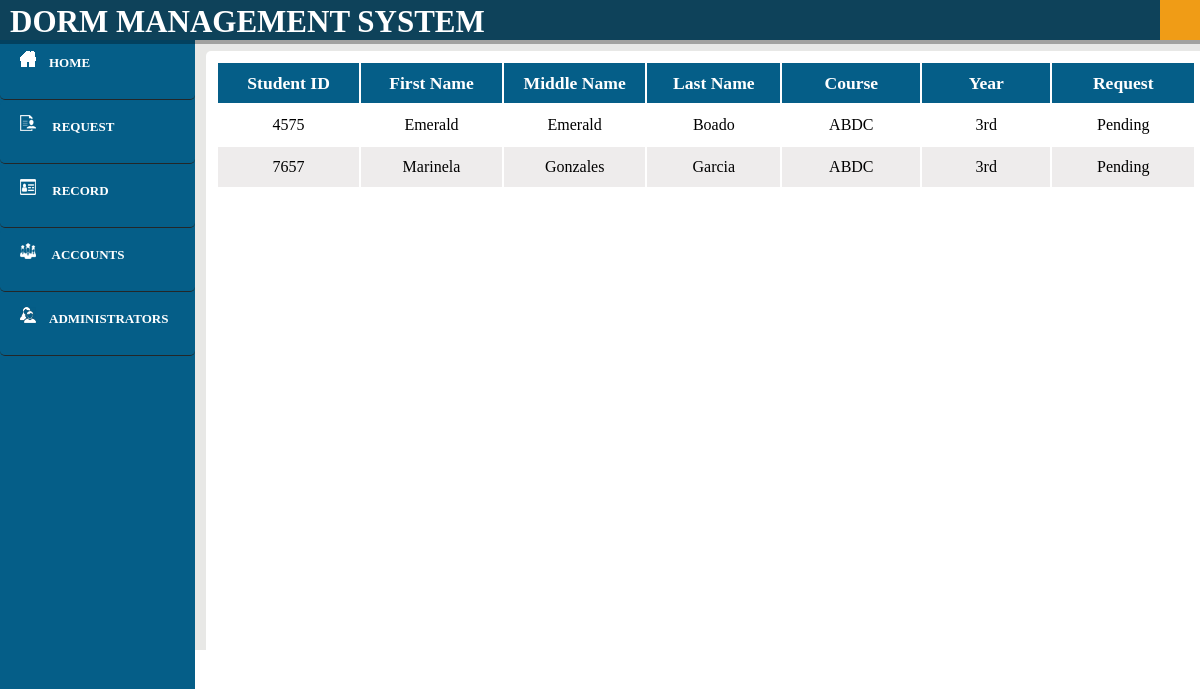
Page /DMS/admin_studentRequest.php (signed in) on the committed database.
### tables this page shows
CREATE TABLE `student` (
  `entry_id` int(11) NOT NULL,
  `student_id` varchar(20) NOT NULL,
  `fname` varchar(20) NOT NULL,
  `mname` varchar(20) NOT NULL,
  `lname` varchar(20) NOT NULL,
  `course` varchar(20) NOT NULL,
  `year` varchar(20) NOT NULL,
  `request` varchar(20) DEFAULT 'Pending',
  `room_number` varchar(20) NOT NULL,
  `seen` int(11) NOT NULL DEFAULT '0',
  `seen1` int(11) NOT NULL DEFAULT '0',
  `student_type` varchar(20) NOT NULL DEFAULT 'Normal'
);

### DMS/admin_studentRequest.php (the view, shortened to what this page needs)
<html>
<head>
		<link rel="stylesheet" type="text/css" href="Blog.css">
		<link rel="stylesheet" type="text/css" href="user.css">
		<link rel="stylesheet" type="text/css" href="modal.css">
		<header>
			<?php
				include 'connect.php';
				$user=$_SESSION['login_user'];
				$qry="select * from user where Username='$user';";
				$result=mysqli_query($con,$qry);
				while($rows=mysqli_fetch_array($result))
				{
					$fname = $rows['Username'];
				}
		?>
			<font face="Century Gothic">
			<div id="nav">
				<nav>
					<ul>
						<li id="titlename">DORM MANAGEMENT SYSTEM</li>
						<li id="login"><a href=""><?php echo $fname?></a>
						</li>
					</ul>
				</nav>
			</div></font>
		</header>
	</head>
	<body>
	<article><br><br>
	<b>
		<div id="leftnav"><a href="admin_home.php"><img src="images/home1.png">&emsp;<font color="#ffffff">HOME</a></font></div>
		<div id="leftnav"><a href="admin_studentRequest.php"><img src="images/studentreq.png">&emsp;<font color="#ffffff"> REQUEST</a></font></div>
		<div id="leftnav"><a href="admin_studentRecord.php"><img src="images/record.png">&emsp;<font color="#ffffff"> RECORD</a></font></div>
		<div id="leftnav"><a href="admin_accountRecord.php"><img src="images/student.png">&emsp;<font color="#ffffff"> ACCOUNTS</a></font></div>
		<div id="leftnav"><a href="accounts_view.php"><img src="images/admin.png">&emsp;<font color="#ffffff">ADMINISTRATORS </a></font><br></div>
	</b>
	</article>
	<aside>
	<div id="right">
		<table class="alternate">
	<tr>
	<th>Student ID</th>
	<th>First Name</th>
	<th>Middle Name</th>
	<th>Last Name</th>
	<th>Course</th>
	<th>Year</th>
	<th>Request</th>
		<?php
			function displayimage()
			{
				$con = mysqli_connect("localhost","root","","dorm");
				$qry="select * from student where request='Pending';";
				$str="";
				$result=mysqli_query($con,$qry);
				while($rows=mysqli_fetch_array($result))
				{
				$str = $str.	"<tr>
		<td>".$rows[1]."</td>
		<td>".$rows[2]."</td>
		<td>".$rows[3]."</td>
		<td>".$rows[4]."</td>
		<td>".$rows[5]."</td>
		<td>".$rows[6]."</td>
		<td>".$rows[7]."</td>
		</tr>"
		;
				}
		 echo $str;
			}
			displayimage();
		?>
		</table>
</div>
</aside>
	</body>
</html>

### DMS/Blog.css (style rules this page uses)
a { color: #00a2ff; text-decoration: none; }
body { overflow-x: hidden; margin: 0px; font-family: Century Gothic; }
::placeholder { color: rgba(255,255,255,.5); }
nav { text-align: center; background-color: #0e425a; position: relative; padding: 0px 60px 0px 754px; width: 100%; position: fixed; z-index: 2; box-shadow: 0px 0px 0px 4px rgba(0,0,0,.3); font-weight: bold; }
nav ul { list-style: none; margin: 0; padding: 0; }
nav > ul > li { float: left; }
nav ul li a { display: inline-block; color: #ffffff; padding: 10px 20px; text-decoration: none; width: 160px; }

### DMS/user.css (style rules this page uses)
* { font-color: #fff; }
article { padding: 0 auto; background-color: #055e88; float: left; height: 100%; width: 195px; position: fixed; }
aside { background-color: #e8e8e6; padding: 3% 2% 2% 3%; height: 604px; height: 100%; }
#right { background-color: #ffffff; height: 0 auto%; margin-top: 15px; padding: 10px; width: 86%; margin-left: 170px; }
#leftnav { background-color: #055e88; height: 38px; width: 170px; margin: 0px; font-size: 13px; padding: 15px 5px 10px 20px; border-bottom: solid 1px #232729; }
nav { text-align: center; background-color: #0e425a; position: relative; padding: 0px 60px 0px 1160px; width: 100%; height: 40px; position: fixed; z-index: 2; box-shadow: 0px 0px 0px 4px rgba(0,0,0,.3); font-weight: bold; }
nav ul { list-style: none; margin: 0; padding: 0; }
nav > ul > li { float: left; }
nav ul li { background-color: #f09c16; color: #ffffff; list-style: none; }
nav ul li a { background-color: #f09c16; color: #fff; }
nav ul li a { display: inline-block; color: #fff; padding: 10px 10px; text-decoration: none; width: 170px; }
body { font-family: century gothic; }
#login { background-color: #f09c16; font-color: #000; margin-top: -40px; height: 40px; }
div { border-radius: 5px; background-color: #f2f2f2; }
table { width: 100%; }
td,th { text-align: center; width: 270px; height: 40px; color:#000000; font-family: century gothic; }
th { font-size: 110%; background-color: #055e88; color: #ffffff; }
td { font-weight: normal; }
.alternate tr { background-color: #eeecec; }
.alternate tr:nth-child(2n) { background-color: #ffffff; }
body { height: 590px }
#right { height: 100% }
#titlename { color: #fff; font-weight: bold; font-size: 31px; font-family: Space Age; padding-top: 4px; margin-left: -1150px; background-color: #0e425a; }
#leftnav { font-size: 13px }

### DMS/modal.css (style rules this page uses)
* { font-family: Century Gothic; }
#login { padding-top: 40px; }
table { padding-top: 0px; }
td,th { text-align: center; width: 250px; height: 40px; font-family: century gothic; }

### DMS/admin_studentRequest.php (style rules this page uses)
* { color: #ffffff; }
#titlename { color: #fff; font-weight: bold; font-size: 31px; font-family: Space Age; padding-top: 4px; margin-left: -1150px; background-color: #0e425a; }

### rows in the picture
student: student "4575", fname "Emerald", mname "Emerald", lname "Boado", course "ABDC", year "3rd", request "Pending"
student: student "7657", fname "Marinela", mname "Gonzales", lname "Garcia", course "ABDC", year "3rd", request "Pending"
